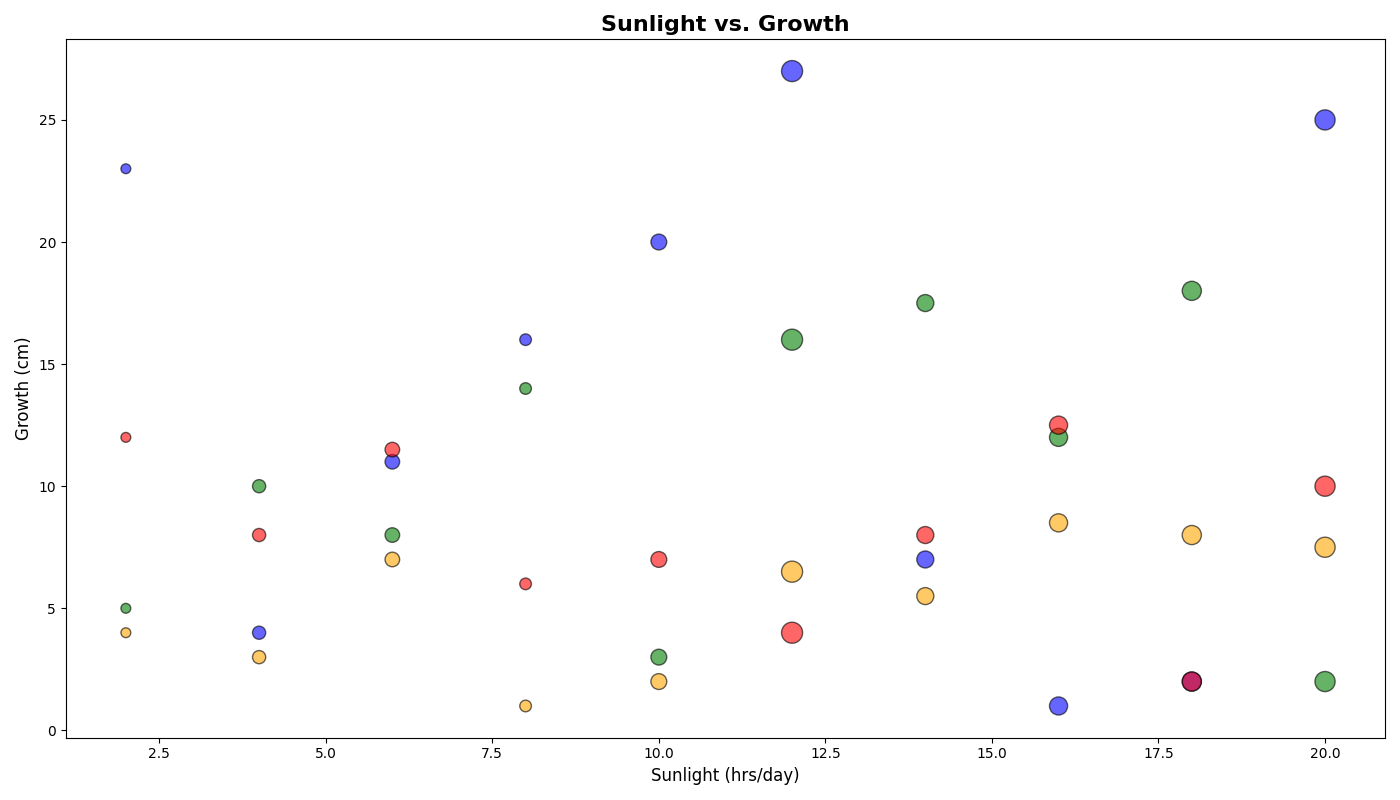

This chart was generated by the following Python code:
import matplotlib.pyplot as plt
import numpy as np

sunlight = np.array([2, 4, 6, 8, 10, 12, 14, 16, 18, 20])
succulent_growth = np.array([5, 10, 8, 14, 3, 16, 17.5, 12, 18, 2])
fern_growth = np.array([4, 3, 7, 1, 2, 6.5, 5.5, 8.5, 8, 7.5])
pothos_growth = np.array([23, 4, 11, 16, 20, 27, 7, 1, 2, 25])
cactus_growth = np.array([12, 8, 11.5, 6, 7, 4, 8, 12.5, 2, 10])

sizes = np.array([50, 90, 110, 70, 130, 230, 150, 170, 190, 210])

plt.figure(figsize=(14, 8))

plt.scatter(sunlight, succulent_growth, s=sizes, c='green', alpha=0.6, edgecolor='k')
plt.scatter(sunlight, fern_growth, s=sizes, c='orange', alpha=0.6, edgecolor='k')
plt.scatter(sunlight, pothos_growth, s=sizes, c='blue', alpha=0.6, edgecolor='k')
plt.scatter(sunlight, cactus_growth, s=sizes, c='red', alpha=0.6, edgecolor='k')

plt.title('Sunlight vs. Growth', fontsize=16, fontweight='bold')
plt.xlabel('Sunlight (hrs/day)', fontsize=12)
plt.ylabel('Growth (cm)', fontsize=12)

plt.tight_layout()

plt.show()
